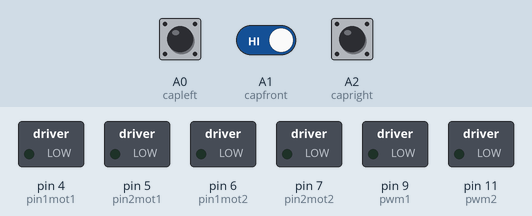
A sketch run on a simulated Arduino Uno, built with avr-gcc and run on an emulated ATmega328P. Parts: switched loads named in the sketch (green lamp = pin HIGH). The test bench sets the inputs (shaded band); at power-on: A0 (capleft) HIGH, A1 (capfront) HIGH, A2 (capright) HIGH.

Above: at 1.2 s.
1.3 s: A0 (capleft) pulled LOW for 0.15 s
At 2.5 s:
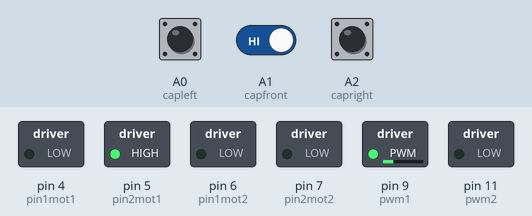
2.9 s: A1 (capfront) driven LOW
At 3.37 s:
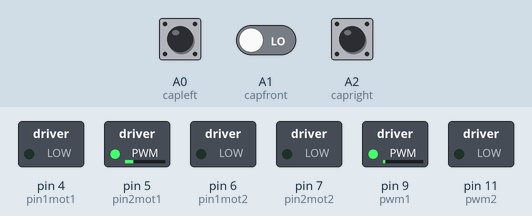
5.0 s: A2 (capright) pulled LOW for 0.15 s
At 5.19 s:
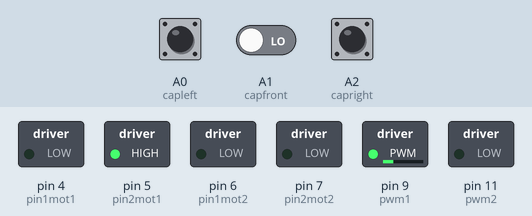
6.8 s: A0 (capleft) pulled LOW for 1 s
At 7.6 s:
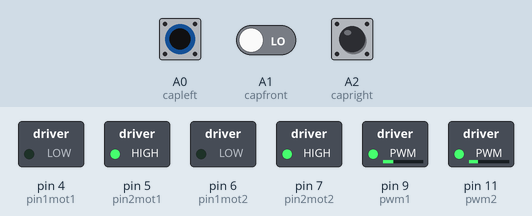
9.3 s: A1 (capfront) driven HIGH
At 10.4 s:
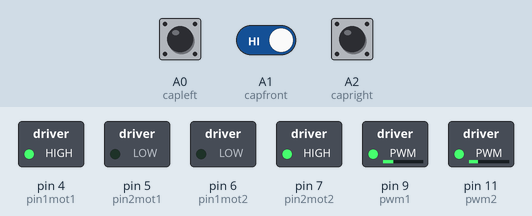
10.8 s: A1 (capfront) driven LOW
At 12.5 s:
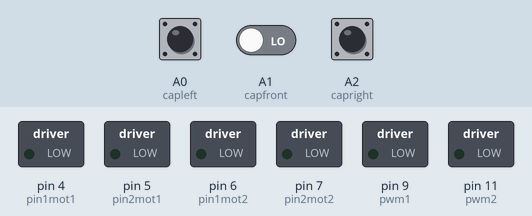
Timing chart, 0 to 13.7 s (numbered marks = the images above; inputs shaded):
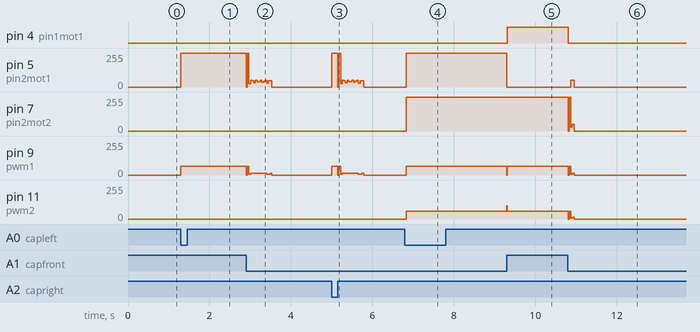

The sketch:

robot_chappie_2.ino
```cpp
  const int pin1mot1=4;
  const int pin2mot1=5;
  const int pin1mot2=6;
  const int pin2mot2=7;
  const int pwm1=9;
  const int pwm2=11;
  const int capfront=A1;
  const int capright=A2;
  const int capleft=A0;


void setup() {

  pinMode(pin1mot1,OUTPUT);
  pinMode(pin2mot1,OUTPUT);
  pinMode(pin1mot2,OUTPUT);
  pinMode(pin2mot2,OUTPUT);
  pinMode(pwm1,OUTPUT);
  pinMode(pwm2,OUTPUT);
  pinMode(capfront,INPUT);
  pinMode(capright,INPUT);
  pinMode(capleft,INPUT);
}

void avancer_moteur_left()
{
  digitalWrite(pin2mot1,HIGH);
    digitalWrite(pin1mot1,LOW);
 }
 void avancer_moteur_right()
 {
  digitalWrite(pin2mot2,HIGH);
  digitalWrite(pin1mot2,LOW);
 }
 void reculer_moteur_left()
 {
  digitalWrite(pin2mot1,LOW);
    digitalWrite(pin1mot1,HIGH);
  }
  void reculer_moteur_right()
 {
  digitalWrite(pin2mot2,LOW);
  digitalWrite(pin1mot2,HIGH);
 }


  void turn_right_forward(int v)
  {
    analogWrite(pwm1,v);
    analogWrite(pwm2,0);
    avancer_moteur_left();
    digitalWrite(pin2mot2,LOW);
    digitalWrite(pin1mot2,LOW);

  }
void turn_right_backward (int v)
  {
    analogWrite(pwm1,v);
    analogWrite(pwm2,0);
    reculer_moteur_left();
     digitalWrite(pin2mot2,LOW);
    digitalWrite(pin1mot2,LOW);
  }
  void turn_left_forward(int v)
  {
     analogWrite(pwm2,v);
     analogWrite(pwm1,0);
     avancer_moteur_right();
    digitalWrite(pin2mot1,LOW);
    digitalWrite(pin1mot1,LOW);
  }
  void turn_left_backward(int v)
  {
    analogWrite(pwm2,v);
    analogWrite(pwm1,0);
    reculer_moteur_right();
    digitalWrite(pin2mot1,LOW);
    digitalWrite(pin1mot1,LOW);
  }
  void go_forward(int v1,int v2)
  {
     analogWrite(pwm1,v1);
    analogWrite(pwm2,v2);
    avancer_moteur_left();
    avancer_moteur_right();
  }
  void go_backward(int v1,int v2)
  {
     analogWrite(pwm1,v1);
    analogWrite(pwm2,v2);
    reculer_moteur_left();
    reculer_moteur_right();

}
 void trun_around_right(int v1,int v2)
  {
     analogWrite(pwm1,v1);
    analogWrite(pwm2,v2);
    avancer_moteur_left();
   reculer_moteur_right();


}
 void trun_around_left(int v1,int v2)
  {
     analogWrite(pwm1,v1);
    analogWrite(pwm2,v2);
     avancer_moteur_right();
    reculer_moteur_left();


}
void arret()
{   analogWrite(pwm1,0);
    analogWrite(pwm2,0);
    digitalWrite(pin2mot1,LOW);
    digitalWrite(pin1mot1,LOW);
    digitalWrite(pin2mot2,LOW);
    digitalWrite(pin1mot2,LOW);}
int v1=65;
int v2=57;
int v=60;
void loop() {

if(!digitalRead(capfront) && !digitalRead(capright)&& !digitalRead(capleft))
     { go_forward(v1,v2);delay(8);}

/*if(!digitalRead(capfront) && !digitalRead(capright)&& digitalRead(capleft))

      { arret();delay(10);
        while(!digitalRead(capfront)){go_forward(v1,v2);delay(8);}
         turn_right_forward(110);delay(8);
       if( digitalRead(capfront))
          {while(digitalRead(capfront))
             {trun_around_right(v1,v2);delay(5);}}
             go_forward(v1,v2);
        }*/


if(!digitalRead(capfront) && digitalRead(capright)&& !digitalRead(capleft))
       { arret();delay(10);
            while(!digitalRead(capfront)) { go_forward(v1,v2);delay(6);}
            turn_left_forward(100);delay(8);
      if( digitalRead(capfront))
        {while(digitalRead(capfront))
             {trun_around_left(v1,v2);delay(6);}
         }
             go_forward(v1,v2);
       }

if((!digitalRead(capfront)) && (!digitalRead(capright)) && digitalRead(capleft))
          {turn_right_forward(v1);delay(2); }

if(!digitalRead(capfront) && digitalRead(capright)&& !digitalRead(capleft))
        {turn_left_forward(v2);delay(2); }


if(!digitalRead(capfront)&& digitalRead(capright)&& digitalRead(capleft))
      { arret();
       go_forward(v1,v2); delay(4);
       arret();delay(20);
       }
        if(!digitalRead(capright)&& digitalRead(capleft))
          { while(digitalRead(capfront))
            {turn_left_forward(v2);delay(6);}
           }
        if(!digitalRead(capleft)&& digitalRead(capright))
       { while(digitalRead(capfront)){turn_right_forward(v1);delay(6);}
       }
       // }


if(digitalRead(capfront)&&  !digitalRead(capright)&& !digitalRead(capleft))
          {go_forward(v1,v2);delay(5);
         }


if( digitalRead(capfront) &&  !digitalRead(capright) && digitalRead(capleft)){
          arret();delay(10);turn_right_forward(v1);delay(3);
          }


if( digitalRead(capfront) &&  digitalRead(capright) && !digitalRead(capleft)){
          arret();delay(10);turn_left_forward(v2);delay(3);
       }


}
```

Measured:
- after the input at 1.3 s, pin 5 (pin2mot1): 0/255 → 255/255 at once; pin 9 (pwm1): 0/255 → 65/255 at once
- after the input at 2.9 s, pin 9 (pwm1): 65/255 → 13/255 at once, → 7/255 0.50 s later, → 0/255 0.08 s later
- after the input at 5.0 s, pin 9 (pwm1): 0/255 → 65/255 at once, → 13/255 0.15 s later, → 7/255 0.50 s later, → 0/255 0.08 s later
- after the input at 6.8 s, pin 5 (pin2mot1), pin 7 (pin2mot2): 0/255 → 255/255 at once; pin 9 (pwm1): 0/255 → 65/255 at once; pin 11 (pwm2): 0/255 → 57/255 at once
- after the input at 9.3 s, pin 4 (pin1mot1): LOW → HIGH at once; pin 5 (pin2mot1): 255/255 → 0/255 at once; pin 9 (pwm1): 65/255 → 0/255 at once, → 65/255 0.01 s later; pin 11 (pwm2): 57/255 → 100/255 at once, → 57/255 0.01 s later
- after the input at 10.8 s, pin 4 (pin1mot1): HIGH → LOW at once; pin 5 (pin2mot1): 0/255 → 52/255 after 0.07 s, → 0/255 0.08 s later; pin 7 (pin2mot2): 255/255 → 0/255 at once; pin 9 (pwm1): 65/255 → 0/255 at once; pin 11 (pwm2): 57/255 → 0/255 at once
